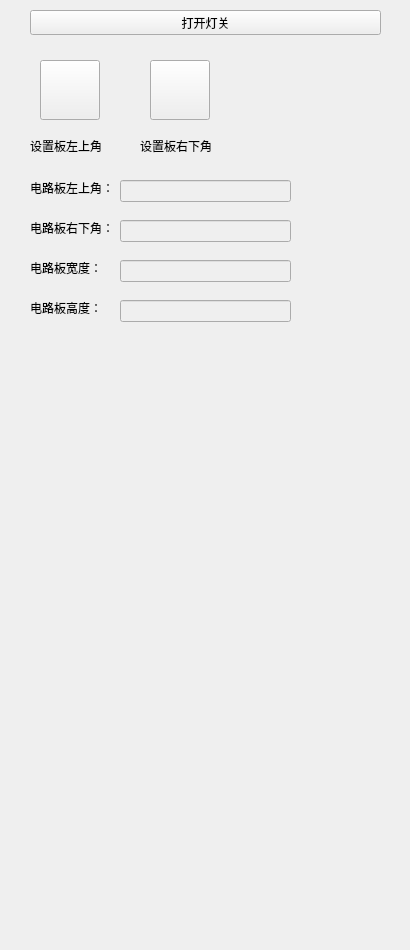
<?xml version="1.0" encoding="UTF-8"?>
<ui version="4.0">
 <class>BoardWidget</class>
 <widget class="QWidget" name="BoardWidget">
  <property name="geometry">
   <rect>
    <x>0</x>
    <y>0</y>
    <width>410</width>
    <height>950</height>
   </rect>
  </property>
  <property name="windowTitle">
   <string>BoardWidget</string>
  </property>
  <widget class="QPushButton" name="btnTopLeft">
   <property name="geometry">
    <rect>
     <x>40</x>
     <y>60</y>
     <width>60</width>
     <height>60</height>
    </rect>
   </property>
   <property name="text">
    <string/>
   </property>
   <property name="icon">
    <iconset>
     <normaloff>Image/UpperLeft.png</normaloff>Image/UpperLeft.png</iconset>
   </property>
   <property name="iconSize">
    <size>
     <width>60</width>
     <height>60</height>
    </size>
   </property>
  </widget>
  <widget class="QLabel" name="labelUpperLeft">
   <property name="geometry">
    <rect>
     <x>30</x>
     <y>130</y>
     <width>81</width>
     <height>31</height>
    </rect>
   </property>
   <property name="text">
    <string>设置板左上角</string>
   </property>
   <property name="wordWrap">
    <bool>true</bool>
   </property>
  </widget>
  <widget class="QLabel" name="labelLowerRight">
   <property name="geometry">
    <rect>
     <x>140</x>
     <y>130</y>
     <width>81</width>
     <height>31</height>
    </rect>
   </property>
   <property name="text">
    <string>设置板右下角</string>
   </property>
   <property name="wordWrap">
    <bool>true</bool>
   </property>
  </widget>
  <widget class="QPushButton" name="btnBtmRight">
   <property name="geometry">
    <rect>
     <x>150</x>
     <y>60</y>
     <width>60</width>
     <height>60</height>
    </rect>
   </property>
   <property name="text">
    <string/>
   </property>
   <property name="icon">
    <iconset>
     <normaloff>Image/LowerRight.png</normaloff>Image/LowerRight.png</iconset>
   </property>
   <property name="iconSize">
    <size>
     <width>60</width>
     <height>60</height>
    </size>
   </property>
  </widget>
  <widget class="QLabel" name="labelBoardLeftTop">
   <property name="geometry">
    <rect>
     <x>30</x>
     <y>180</y>
     <width>81</width>
     <height>16</height>
    </rect>
   </property>
   <property name="text">
    <string>电路板左上角：</string>
   </property>
  </widget>
  <widget class="QLabel" name="labelBoardWidth">
   <property name="geometry">
    <rect>
     <x>30</x>
     <y>260</y>
     <width>71</width>
     <height>16</height>
    </rect>
   </property>
   <property name="text">
    <string>电路板宽度：</string>
   </property>
  </widget>
  <widget class="QLabel" name="labelBoardHeight">
   <property name="geometry">
    <rect>
     <x>30</x>
     <y>300</y>
     <width>71</width>
     <height>16</height>
    </rect>
   </property>
   <property name="text">
    <string>电路板高度：</string>
   </property>
  </widget>
  <widget class="QLineEdit" name="lineEditBoardLeftTop">
   <property name="enabled">
    <bool>false</bool>
   </property>
   <property name="geometry">
    <rect>
     <x>120</x>
     <y>180</y>
     <width>171</width>
     <height>22</height>
    </rect>
   </property>
  </widget>
  <widget class="QLineEdit" name="lineEditBoardWidth">
   <property name="enabled">
    <bool>false</bool>
   </property>
   <property name="geometry">
    <rect>
     <x>120</x>
     <y>260</y>
     <width>171</width>
     <height>22</height>
    </rect>
   </property>
  </widget>
  <widget class="QLineEdit" name="lineEditBoardHeight">
   <property name="enabled">
    <bool>false</bool>
   </property>
   <property name="geometry">
    <rect>
     <x>120</x>
     <y>300</y>
     <width>171</width>
     <height>22</height>
    </rect>
   </property>
  </widget>
  <widget class="QLineEdit" name="lineEditBoardRightBtm">
   <property name="enabled">
    <bool>false</bool>
   </property>
   <property name="geometry">
    <rect>
     <x>120</x>
     <y>220</y>
     <width>171</width>
     <height>22</height>
    </rect>
   </property>
  </widget>
  <widget class="QLabel" name="labelBoardRightBtm">
   <property name="geometry">
    <rect>
     <x>30</x>
     <y>220</y>
     <width>81</width>
     <height>16</height>
    </rect>
   </property>
   <property name="text">
    <string>电路板右下角：</string>
   </property>
  </widget>
  <widget class="QPushButton" name="pushButton_lightOnOff">
   <property name="geometry">
    <rect>
     <x>30</x>
     <y>10</y>
     <width>351</width>
     <height>25</height>
    </rect>
   </property>
   <property name="text">
    <string>打开灯关</string>
   </property>
  </widget>
 </widget>
 <layoutdefault spacing="6" margin="11"/>
 <resources/>
 <connections/>
</ui>
